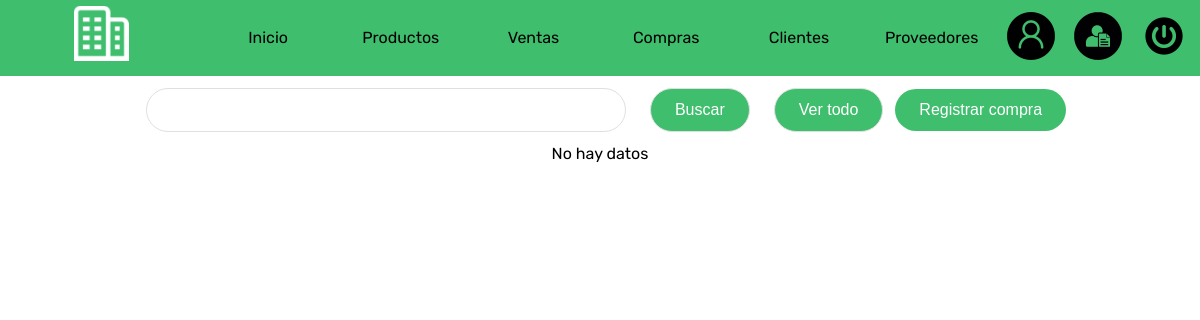
The app's page /compras.php (signed in), older data.
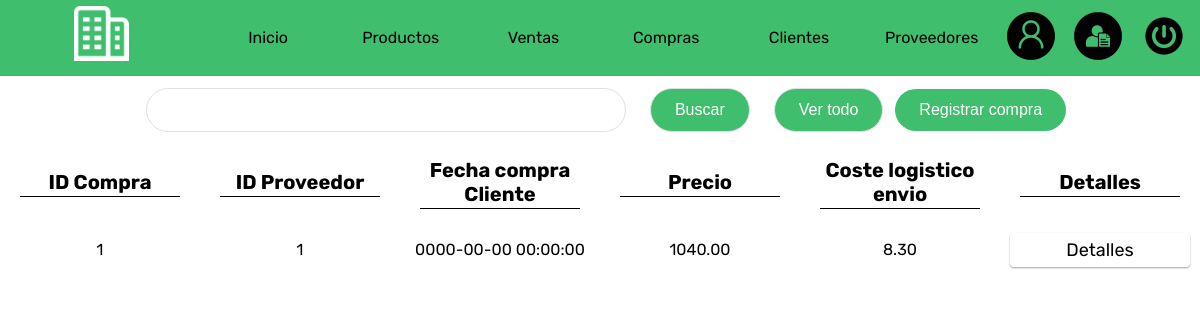
The same page, newer data.
### tables this page shows
CREATE TABLE compras(
    id_compra INT(6) AUTO_INCREMENT PRIMARY KEY,
    id_proveedor INTEGER(3),
    fecha_compra DATETIME,
    precio DECIMAL(9,2),
    coste_logistico DECIMAL(6,2)
);

### Db/Con1Db.php (called while the page is built)
<?php
class Connection
{
    public static function conn1()
    {
        $mysqli = new mysqli('localhost', 'root','', 'erp');
        if($mysqli->connect_errno)
        {
            printf("Error en la conexion: %s\n", $mysqli->coneect_errno);
        }
        else
        {
            $mysqli->set_charset('utf8');
            return $mysqli;
        }
    }
}
?>

### Models/Datos1Model.php (called while the page is built, shortened)
<?php
class Datos
{
    private $mysqli;
    private $data;
    public function __construct()
    {
        $this->mysqli= Connection::conn1();
        $this->data=array();
    }
    public function getData1($sql)
    {
        $result = $this->mysqli->query($sql);
        while($rows=$result->fetch_object())
        {
            $this->data[]=$rows;
        }
        return $this->data;
    }
}
?>

### Controllers/ComprasController1.php (the view)
<?php
if(file_exists("../Db/Con1Db.php"))
{
    require_once "../Db/Con1Db.php";
    require_once "../Models/Datos1Model.php";
}
elseif(file_exists("Db/Con1Db.php"))
{
    require_once "Db/Con1Db.php";
    require_once "Models/Datos1Model.php";
}
$objData = new Datos;
$buscaproducto = "select * from compras";
$data = $objData->getData1($buscaproducto);
if(empty($data))
{
    echo"
    <div class='bloque1'>
    No hay datos
    </div>
    ";
}else{
    echo"
    <div class='bloque0'>
    <div class='bloque1'><h1 class='border'>ID Compra</h1></div>
    <div class='bloque1'><h1 class='border'>ID Proveedor</h1></div>
    <div class='bloque1'><h1 class='border'>Fecha compra Cliente</h1></div>
    <div class='bloque1'><h1 class='border'>Precio</h1></div>
    <div class='bloque1'><h1 class='border'>Coste logistico envio</h1></div>
    <div class='bloque1'><h1 class='border'>Detalles</h1></div>
    </div>
    ";
    foreach($data as $row)
    {
        echo"
        <div class='bloque0'>
            <div class='bloque1'>$row->id_compra</div>
            <div class='bloque1'>$row->id_proveedor</div>
            <div class='bloque1'>$row->fecha_compra</div>
            <div class='bloque1'>$row->precio</div>
            <div class='bloque1'>$row->coste_logistico</div>
            <div class='bloque1'><a href='detalles_compra.php?idCompra=$row->id_compra' class='enlaces2'>Detalles</a></div>
        </div>
        ";
    }
}
?>

Row changes from the older to the newer data that the page shows:
added compras: id_compra "1", id_proveedor "1", fecha_compra "0000-00-00 00:00:00", precio "1040.00", coste_logistico "8.30"
Text that changed along with them:
text no longer shown: "No hay datos"
text now shown: "ID Compra ID Proveedor Fecha compra Cliente Precio Coste logistico envio Detalles"
